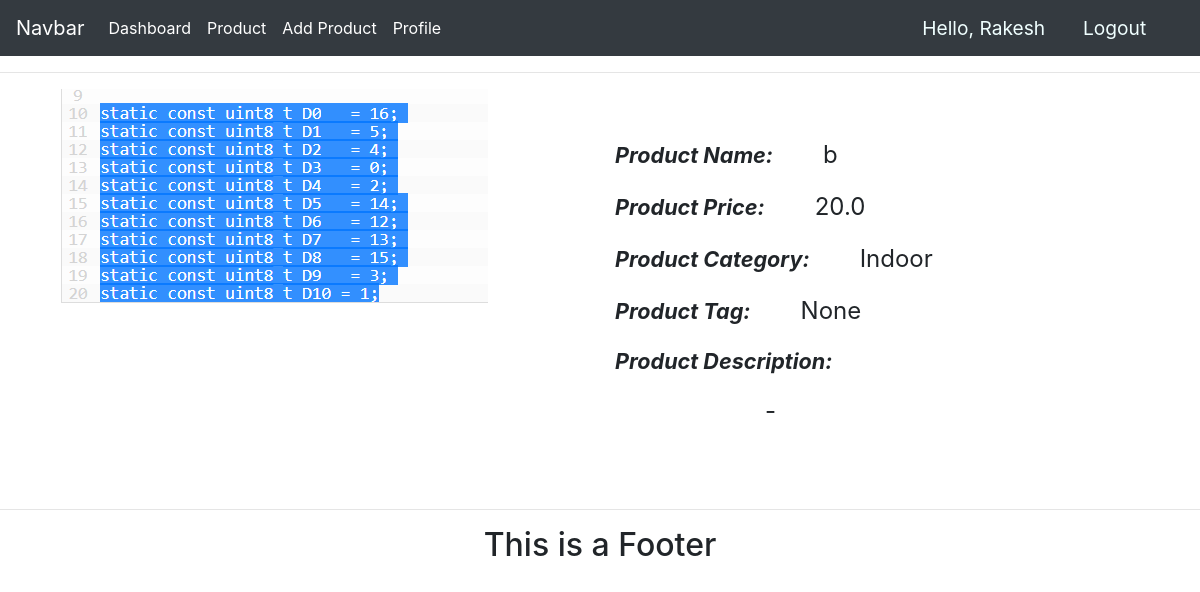
The page /seller/product_detail/b (signed in) on the database its author committed.
### accounts/models.py (models this page shows)
class MyProfile(models.Model):
    type = (('customer','customer'),('seller','seller'))
    ge = (('male','Male'),('female','Female'))
    user = models.OneToOneField(to=User, on_delete=models.CASCADE)
    name = models.CharField(max_length=100,validators=[validator.name])
    gender = models.CharField(max_length=100,choices=ge)
    phone = models.CharField(max_length=100,validators=[validator.phone])
    register_type = models.CharField(max_length=100,choices=type)
    profile_pic = models.ImageField(default='facebook.jpg', upload_to='profile_pic/', null=True, blank=True)
    cr_date = models.DateTimeField(auto_now_add=True)
    def __str__(self):
        return self.name

### seller/models.py (models this page shows, shortened)
class Product(models.Model):
    Category = (('Indoor','Indoor'),('Out Door','Out Door'))
    seller = models.ForeignKey(to=MyProfile,on_delete=models.CASCADE)
    name = models.CharField(max_length=200)
    price = models.FloatField()
    Category = models.CharField(max_length=100,choices = Category)
    description = models.TextField()
    image = models.ImageField(upload_to='product/')
    cr_date = models.DateTimeField(auto_now_add=True)
    tag = models.ManyToManyField(Tag)
    slug = models.SlugField(null=True,unique=True)
    product_status = models.BooleanField(default=True)

### accounts/decoratoer.py (the view)
        def wrapper_func(req, *args, **kwargs):
            group = None
            if req.user.groups.exists():
                print('group')
                group = req.user.groups.all()[0].name
                print(group)
            if group=='customer':
                return redirect(url)
            if group=='seller' or group == 'admin':
                return view_func(req, *args, **kwargs)

### accounts/decoratoer.py (called while the page is built)
def  allowed_user(allowed_roles=[]):
    def decorator(view_func):
        def wrapper_func(req, *args, **kwargs):
            group =None
            if req.user.groups.exists():
                group=req.user.groups.all()[0].name
                if group in allowed_roles:
                    return view_func(req, *args, **kwargs)
                else:
                    return HttpResponse('You are note authorized to access this page')
        return wrapper_func
    return decorator

def seller_only(url):
    def decorator(view_func):
        def wrapper_func(req, *args, **kwargs):
            group = None
            if req.user.groups.exists():
                print('group')
                group = req.user.groups.all()[0].name
                print(group)
            if group=='customer':
                return redirect(url)
            if group=='seller' or group == 'admin':
                return view_func(req, *args, **kwargs)
        return wrapper_func
    return decorator

### accounts/templatetags/account_extras.py (called while the page is built)
@register.filter(name='has_group')
def has_group(user, group_name):
    group = Group.objects.get(name=group_name)
    try:
        if group in user.groups.all():
            print('True')
            return True
    except:
        return False

### seller/views.py (called while the page is built)
@login_required(login_url='login')
@seller_only(url='store')
@allowed_user(['seller','admin'])
def product_detail(req,slug):
    product = Product.objects.get(slug = slug)
    context = {'product':product}
    return render(req,'seller/product_detail.html',context)

### seller/templates/seller/product_detail.html
{% extends 'accounts/base.html' %}
{% load static%}
{% load account_extras %}
{% block body %}
<hr>
<div class="row">
<div class="col-md-6">
    <div class="mx-5">
        <img   src="{{product.image.url}}" >
    </div>
</div>
<div class="col-md-6 my-5">
    <p style="font-size:large;"><span style="font-size: larger;margin-right: 50px;font-style: italic;font-weight: bold;">Product Name:</span><span style="font-size:x-large;">{{product.name}}</span></p>
    <p style="font-size:large;"><span style="font-size: larger;margin-right: 50px;font-style: italic;font-weight: bold;">Product Price:</span><span style="font-size:x-large;">{{product.price}}</span></p>
    <p style="font-size:large;"><span style="font-size: larger;margin-right: 50px;font-style: italic;font-weight: bold;">Product Category:</span><span style="font-size:x-large;">{{product.Category}}</span></p>
    <p style="font-size:large;"><span style="font-size: larger;margin-right: 50px;font-style: italic;font-weight: bold;">Product Tag:</span><span style="font-size:x-large;">{{product.tag.name}}</span></p>
    <p style="font-size:large;"><span style="font-size: larger;margin-right: 50px;font-style: italic;font-weight: bold;">Product Description:</span></p>
    <p><span style="font-size:x-large;margin-left: 150px;">{{product.description}}</span></p>
</div>
</div>
{% endblock %}

### accounts/templates/accounts/navbar.html (shortened to what this page needs)
  {% load static %}
  {% load account_extras %}
  <nav class="navbar navbar-expand-lg navbar-dark bg-dark sticky-top">
    <a class="navbar-brand" href="#">Navbar</a>
    <div class="collapse navbar-collapse" id="navbarNav">
      <ul class="navbar-nav mr-auto">
      {% if request.user.is_authenticated %}
        {% if request.user.is_staff or request.user|has_group:"seller" %}
            <li class="nav-item active">
              <a class="nav-link" href="{% url 'seller_dashboard' %}"> Dashboard </a>
            </li>
            <li class="nav-item active">
              <a class="nav-link" href="{% url 'product' %}">Product</a>
            </li>
            <li class="nav-item active">
              <a class="nav-link" href="{% url 'add_product' %}">Add Product</a>
            </li>
          {% endif %}
      <li class="nav-item active">
        <a class="nav-link" href="{% url 'accounts_settings' %}">Profile</a>
      </li>
      {% endif %}
          </ul>
        <ul class="navbar-nav ml-auto">
      {% if request.user.is_authenticated%}
          <span class="hello-mgs">Hello, {{request.user.myprofile}}</span>
          <span><a class="hello-mgs" href="{% url 'logout' %}">Logout</a></span>
     {% endif%}
  </nav>

### static/css/main.css (style rules this page uses)
body { background-color:white }

### accounts/templates/accounts/navbar.html (style rules this page uses)
.hello-mgs { font-size: larger; color: azure; margin-right: 1cm; }

### rows shown on the page
Product: image (picture), name "b", price "20.0", Category "Indoor", tag.name "None", description "-"

### other values the page prints
{{ request.user.myprofile }} "Rakesh"
